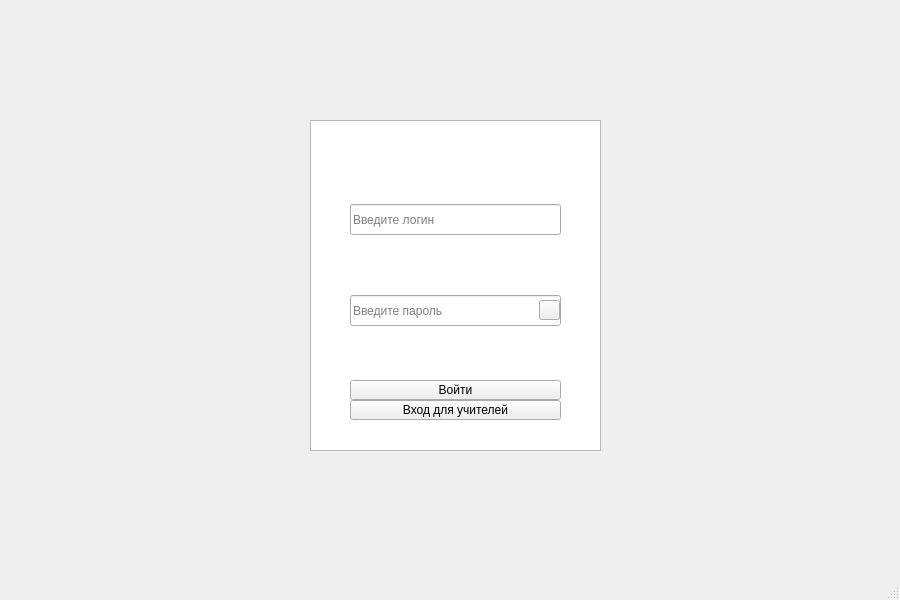
<?xml version="1.0" encoding="UTF-8"?>
<ui version="4.0">
 <class>MainWindow</class>
 <widget class="QMainWindow" name="MainWindow">
  <property name="geometry">
   <rect>
    <x>0</x>
    <y>0</y>
    <width>900</width>
    <height>600</height>
   </rect>
  </property>
  <property name="windowTitle">
   <string>MainWindow</string>
  </property>
  <widget class="QWidget" name="centralwidget">
   <widget class="QGraphicsView" name="graphicsView">
    <property name="geometry">
     <rect>
      <x>310</x>
      <y>120</y>
      <width>291</width>
      <height>331</height>
     </rect>
    </property>
    <property name="cursor" stdset="0">
     <cursorShape>ArrowCursor</cursorShape>
    </property>
    <property name="backgroundBrush">
     <brush brushstyle="Dense2Pattern">
      <color alpha="255">
       <red>0</red>
       <green>170</green>
       <blue>0</blue>
      </color>
     </brush>
    </property>
    <property name="interactive">
     <bool>false</bool>
    </property>
   </widget>
   <widget class="QWidget" name="verticalLayoutWidget">
    <property name="geometry">
     <rect>
      <x>350</x>
      <y>150</y>
      <width>211</width>
      <height>231</height>
     </rect>
    </property>
    <layout class="QVBoxLayout" name="verticalLayout_2">
     <item>
      <widget class="QLineEdit" name="login">
       <property name="minimumSize">
        <size>
         <width>0</width>
         <height>31</height>
        </size>
       </property>
       <property name="maximumSize">
        <size>
         <width>16777215</width>
         <height>31</height>
        </size>
       </property>
       <property name="text">
        <string/>
       </property>
       <property name="placeholderText">
        <string>Введите логин </string>
       </property>
      </widget>
     </item>
     <item>
      <widget class="QLineEdit" name="password">
       <property name="minimumSize">
        <size>
         <width>0</width>
         <height>31</height>
        </size>
       </property>
       <property name="maximumSize">
        <size>
         <width>16777215</width>
         <height>31</height>
        </size>
       </property>
       <property name="text">
        <string/>
       </property>
       <property name="echoMode">
        <enum>QLineEdit::Password</enum>
       </property>
       <property name="placeholderText">
        <string>Введите пароль</string>
       </property>
      </widget>
     </item>
    </layout>
   </widget>
   <widget class="QPushButton" name="pushButton">
    <property name="geometry">
     <rect>
      <x>350</x>
      <y>380</y>
      <width>211</width>
      <height>20</height>
     </rect>
    </property>
    <property name="text">
     <string>Войти</string>
    </property>
   </widget>
   <widget class="QPushButton" name="eye">
    <property name="geometry">
     <rect>
      <x>539</x>
      <y>300</y>
      <width>21</width>
      <height>20</height>
     </rect>
    </property>
    <property name="text">
     <string/>
    </property>
    <property name="icon">
     <iconset>
      <normaloff>close_eye.png</normaloff>
      <normalon>open_eye.png</normalon>
      <disabledon>close_eye.png</disabledon>
      <activeoff>close_eye.png</activeoff>
      <activeon>close_eye.png</activeon>
      <selectedoff>close_eye.png</selectedoff>
      <selectedon>close_eye.png</selectedon>close_eye.png</iconset>
    </property>
    <property name="iconSize">
     <size>
      <width>15</width>
      <height>15</height>
     </size>
    </property>
    <property name="checkable">
     <bool>false</bool>
    </property>
   </widget>
   <widget class="QPushButton" name="Admin_login_btn">
    <property name="geometry">
     <rect>
      <x>350</x>
      <y>400</y>
      <width>211</width>
      <height>20</height>
     </rect>
    </property>
    <property name="text">
     <string>Вход для учителей</string>
    </property>
   </widget>
  </widget>
  <widget class="QMenuBar" name="menubar">
   <property name="geometry">
    <rect>
     <x>0</x>
     <y>0</y>
     <width>900</width>
     <height>18</height>
    </rect>
   </property>
  </widget>
  <widget class="QStatusBar" name="statusbar"/>
 </widget>
 <resources/>
 <connections/>
</ui>
